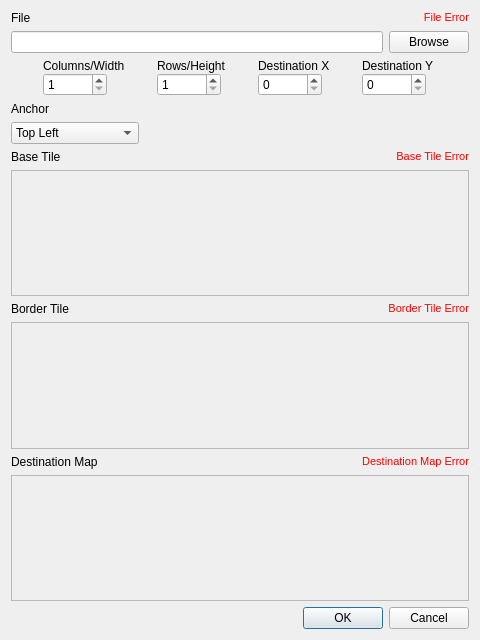
<?xml version="1.0" encoding="UTF-8"?>
<ui version="4.0">
 <class>NewMap</class>
 <widget class="QDialog" name="NewMap">
  <property name="geometry">
   <rect>
    <x>0</x>
    <y>0</y>
    <width>480</width>
    <height>640</height>
   </rect>
  </property>
  <property name="windowTitle">
   <string>New Map</string>
  </property>
  <property name="layoutDirection">
   <enum>Qt::LeftToRight</enum>
  </property>
  <layout class="QVBoxLayout" name="verticalLayout">
   <item>
    <layout class="QHBoxLayout" name="horizontalLayout_3">
     <item>
      <widget class="QLabel" name="labelFile">
       <property name="text">
        <string>File</string>
       </property>
      </widget>
     </item>
     <item>
      <widget class="QLabel" name="labelFile_Error">
       <property name="layoutDirection">
        <enum>Qt::LeftToRight</enum>
       </property>
       <property name="text">
        <string>&lt;!DOCTYPE HTML PUBLIC &quot;-//W3C//DTD HTML 4.0//EN&quot; &quot;http://www.w3.org/TR/REC-html40/strict.dtd&quot;&gt;
&lt;html&gt;&lt;head&gt;&lt;meta name=&quot;qrichtext&quot; content=&quot;1&quot; /&gt;&lt;style type=&quot;text/css&quot;&gt;
p, li { white-space: pre-wrap; }
&lt;/style&gt;&lt;/head&gt;&lt;body style=&quot; font-family:'MS Shell Dlg 2'; font-size:8.25pt; font-weight:400; font-style:normal;&quot;&gt;
&lt;p style=&quot; margin-top:0px; margin-bottom:0px; margin-left:0px; margin-right:0px; -qt-block-indent:0; text-indent:0px;&quot;&gt;&lt;span style=&quot; font-size:8pt; color:#ff0000;&quot;&gt;File Error&lt;/span&gt;&lt;/p&gt;&lt;/body&gt;&lt;/html&gt;</string>
       </property>
       <property name="alignment">
        <set>Qt::AlignRight|Qt::AlignTrailing|Qt::AlignVCenter</set>
       </property>
      </widget>
     </item>
    </layout>
   </item>
   <item>
    <layout class="QHBoxLayout" name="horizontalLayout_2">
     <item>
      <widget class="QLineEdit" name="lineEditFile">
       <property name="text">
        <string/>
       </property>
       <property name="maxLength">
        <number>64</number>
       </property>
      </widget>
     </item>
     <item>
      <widget class="QPushButton" name="pushButtonFile">
       <property name="text">
        <string>Browse</string>
       </property>
      </widget>
     </item>
    </layout>
   </item>
   <item>
    <layout class="QHBoxLayout" name="horizontalLayout">
     <property name="spacing">
      <number>0</number>
     </property>
     <item>
      <layout class="QVBoxLayout" name="verticalLayout_2">
       <item>
        <widget class="QLabel" name="labelCols">
         <property name="text">
          <string>Columns/Width</string>
         </property>
        </widget>
       </item>
       <item>
        <widget class="QSpinBox" name="spinBoxCols">
         <property name="maximumSize">
          <size>
           <width>64</width>
           <height>16777215</height>
          </size>
         </property>
         <property name="minimum">
          <number>1</number>
         </property>
         <property name="maximum">
          <number>65536</number>
         </property>
        </widget>
       </item>
      </layout>
     </item>
     <item>
      <layout class="QVBoxLayout" name="verticalLayout_3">
       <item>
        <widget class="QLabel" name="labelRows">
         <property name="text">
          <string>Rows/Height</string>
         </property>
        </widget>
       </item>
       <item>
        <widget class="QSpinBox" name="spinBoxRows">
         <property name="maximumSize">
          <size>
           <width>64</width>
           <height>16777215</height>
          </size>
         </property>
         <property name="minimum">
          <number>1</number>
         </property>
         <property name="maximum">
          <number>65536</number>
         </property>
        </widget>
       </item>
      </layout>
     </item>
     <item>
      <layout class="QVBoxLayout" name="verticalLayout_4">
       <item>
        <widget class="QLabel" name="labelPosX">
         <property name="text">
          <string>Destination X</string>
         </property>
        </widget>
       </item>
       <item>
        <widget class="QSpinBox" name="spinBoxPosX">
         <property name="maximumSize">
          <size>
           <width>64</width>
           <height>16777215</height>
          </size>
         </property>
         <property name="minimum">
          <number>0</number>
         </property>
         <property name="maximum">
          <number>65535</number>
         </property>
         <property name="value">
          <number>0</number>
         </property>
        </widget>
       </item>
      </layout>
     </item>
     <item>
      <layout class="QVBoxLayout" name="verticalLayout_5">
       <item>
        <widget class="QLabel" name="labelPosY">
         <property name="text">
          <string>Destination Y</string>
         </property>
        </widget>
       </item>
       <item>
        <widget class="QSpinBox" name="spinBoxPosY">
         <property name="maximumSize">
          <size>
           <width>64</width>
           <height>16777215</height>
          </size>
         </property>
         <property name="minimum">
          <number>0</number>
         </property>
         <property name="maximum">
          <number>65535</number>
         </property>
         <property name="value">
          <number>0</number>
         </property>
        </widget>
       </item>
      </layout>
     </item>
    </layout>
   </item>
   <item>
    <widget class="QLabel" name="labelAnchor">
     <property name="text">
      <string>Anchor</string>
     </property>
    </widget>
   </item>
   <item>
    <widget class="QComboBox" name="comboBoxAnchor">
     <property name="maximumSize">
      <size>
       <width>128</width>
       <height>16777215</height>
      </size>
     </property>
     <item>
      <property name="text">
       <string>Top Left</string>
      </property>
     </item>
     <item>
      <property name="text">
       <string>Top</string>
      </property>
     </item>
     <item>
      <property name="text">
       <string>Top Right</string>
      </property>
     </item>
     <item>
      <property name="text">
       <string>Left</string>
      </property>
     </item>
     <item>
      <property name="text">
       <string>Center</string>
      </property>
     </item>
     <item>
      <property name="text">
       <string>Right</string>
      </property>
     </item>
     <item>
      <property name="text">
       <string>Bottom Left</string>
      </property>
     </item>
     <item>
      <property name="text">
       <string>Bottom</string>
      </property>
     </item>
     <item>
      <property name="text">
       <string>Bottom Right</string>
      </property>
     </item>
    </widget>
   </item>
   <item>
    <layout class="QHBoxLayout" name="horizontalLayout_5">
     <item>
      <widget class="QLabel" name="labelBaseTile">
       <property name="text">
        <string>Base Tile</string>
       </property>
      </widget>
     </item>
     <item>
      <widget class="QLabel" name="labelBaseTile_Error">
       <property name="layoutDirection">
        <enum>Qt::LeftToRight</enum>
       </property>
       <property name="text">
        <string>&lt;!DOCTYPE HTML PUBLIC &quot;-//W3C//DTD HTML 4.0//EN&quot; &quot;http://www.w3.org/TR/REC-html40/strict.dtd&quot;&gt;
&lt;html&gt;&lt;head&gt;&lt;meta name=&quot;qrichtext&quot; content=&quot;1&quot; /&gt;&lt;style type=&quot;text/css&quot;&gt;
p, li { white-space: pre-wrap; }
&lt;/style&gt;&lt;/head&gt;&lt;body style=&quot; font-family:'MS Shell Dlg 2'; font-size:8.25pt; font-weight:400; font-style:normal;&quot;&gt;
&lt;p style=&quot; margin-top:0px; margin-bottom:0px; margin-left:0px; margin-right:0px; -qt-block-indent:0; text-indent:0px;&quot;&gt;&lt;span style=&quot; font-size:8pt; color:#ff0000;&quot;&gt;Base Tile Error&lt;/span&gt;&lt;/p&gt;&lt;/body&gt;&lt;/html&gt;</string>
       </property>
       <property name="alignment">
        <set>Qt::AlignRight|Qt::AlignTrailing|Qt::AlignVCenter</set>
       </property>
      </widget>
     </item>
    </layout>
   </item>
   <item>
    <widget class="QListWidget" name="listWidgetBaseTile">
     <property name="enabled">
      <bool>false</bool>
     </property>
    </widget>
   </item>
   <item>
    <layout class="QHBoxLayout" name="horizontalLayout_4">
     <item>
      <widget class="QLabel" name="labelBorderTile">
       <property name="text">
        <string>Border Tile</string>
       </property>
      </widget>
     </item>
     <item>
      <widget class="QLabel" name="labelBorderTile_Error">
       <property name="layoutDirection">
        <enum>Qt::LeftToRight</enum>
       </property>
       <property name="text">
        <string>&lt;!DOCTYPE HTML PUBLIC &quot;-//W3C//DTD HTML 4.0//EN&quot; &quot;http://www.w3.org/TR/REC-html40/strict.dtd&quot;&gt;
&lt;html&gt;&lt;head&gt;&lt;meta name=&quot;qrichtext&quot; content=&quot;1&quot; /&gt;&lt;style type=&quot;text/css&quot;&gt;
p, li { white-space: pre-wrap; }
&lt;/style&gt;&lt;/head&gt;&lt;body style=&quot; font-family:'MS Shell Dlg 2'; font-size:8.25pt; font-weight:400; font-style:normal;&quot;&gt;
&lt;p style=&quot; margin-top:0px; margin-bottom:0px; margin-left:0px; margin-right:0px; -qt-block-indent:0; text-indent:0px;&quot;&gt;&lt;span style=&quot; font-size:8pt; color:#ff0000;&quot;&gt;Border Tile Error&lt;/span&gt;&lt;/p&gt;&lt;/body&gt;&lt;/html&gt;</string>
       </property>
       <property name="alignment">
        <set>Qt::AlignRight|Qt::AlignTrailing|Qt::AlignVCenter</set>
       </property>
      </widget>
     </item>
    </layout>
   </item>
   <item>
    <widget class="QListWidget" name="listWidgetBorderTile">
     <property name="enabled">
      <bool>false</bool>
     </property>
    </widget>
   </item>
   <item>
    <layout class="QHBoxLayout" name="horizontalLayout_6">
     <item>
      <widget class="QLabel" name="labelMap">
       <property name="text">
        <string>Destination Map</string>
       </property>
      </widget>
     </item>
     <item>
      <widget class="QLabel" name="labelMap_Error">
       <property name="layoutDirection">
        <enum>Qt::LeftToRight</enum>
       </property>
       <property name="text">
        <string>&lt;!DOCTYPE HTML PUBLIC &quot;-//W3C//DTD HTML 4.0//EN&quot; &quot;http://www.w3.org/TR/REC-html40/strict.dtd&quot;&gt;
&lt;html&gt;&lt;head&gt;&lt;meta name=&quot;qrichtext&quot; content=&quot;1&quot; /&gt;&lt;style type=&quot;text/css&quot;&gt;
p, li { white-space: pre-wrap; }
&lt;/style&gt;&lt;/head&gt;&lt;body style=&quot; font-family:'MS Shell Dlg 2'; font-size:8.25pt; font-weight:400; font-style:normal;&quot;&gt;
&lt;p style=&quot; margin-top:0px; margin-bottom:0px; margin-left:0px; margin-right:0px; -qt-block-indent:0; text-indent:0px;&quot;&gt;&lt;span style=&quot; font-size:8pt; color:#ff0000;&quot;&gt;Destination Map Error&lt;/span&gt;&lt;/p&gt;&lt;/body&gt;&lt;/html&gt;</string>
       </property>
       <property name="alignment">
        <set>Qt::AlignRight|Qt::AlignTrailing|Qt::AlignVCenter</set>
       </property>
      </widget>
     </item>
    </layout>
   </item>
   <item>
    <widget class="QListWidget" name="listWidgetMap">
     <property name="enabled">
      <bool>false</bool>
     </property>
    </widget>
   </item>
   <item>
    <widget class="QDialogButtonBox" name="buttonBox">
     <property name="standardButtons">
      <set>QDialogButtonBox::Cancel|QDialogButtonBox::Ok</set>
     </property>
    </widget>
   </item>
  </layout>
 </widget>
 <resources/>
 <connections>
  <connection>
   <sender>buttonBox</sender>
   <signal>rejected()</signal>
   <receiver>NewMap</receiver>
   <slot>reject()</slot>
   <hints>
    <hint type="sourcelabel">
     <x>205</x>
     <y>181</y>
    </hint>
    <hint type="destinationlabel">
     <x>149</x>
     <y>104</y>
    </hint>
   </hints>
  </connection>
 </connections>
</ui>
